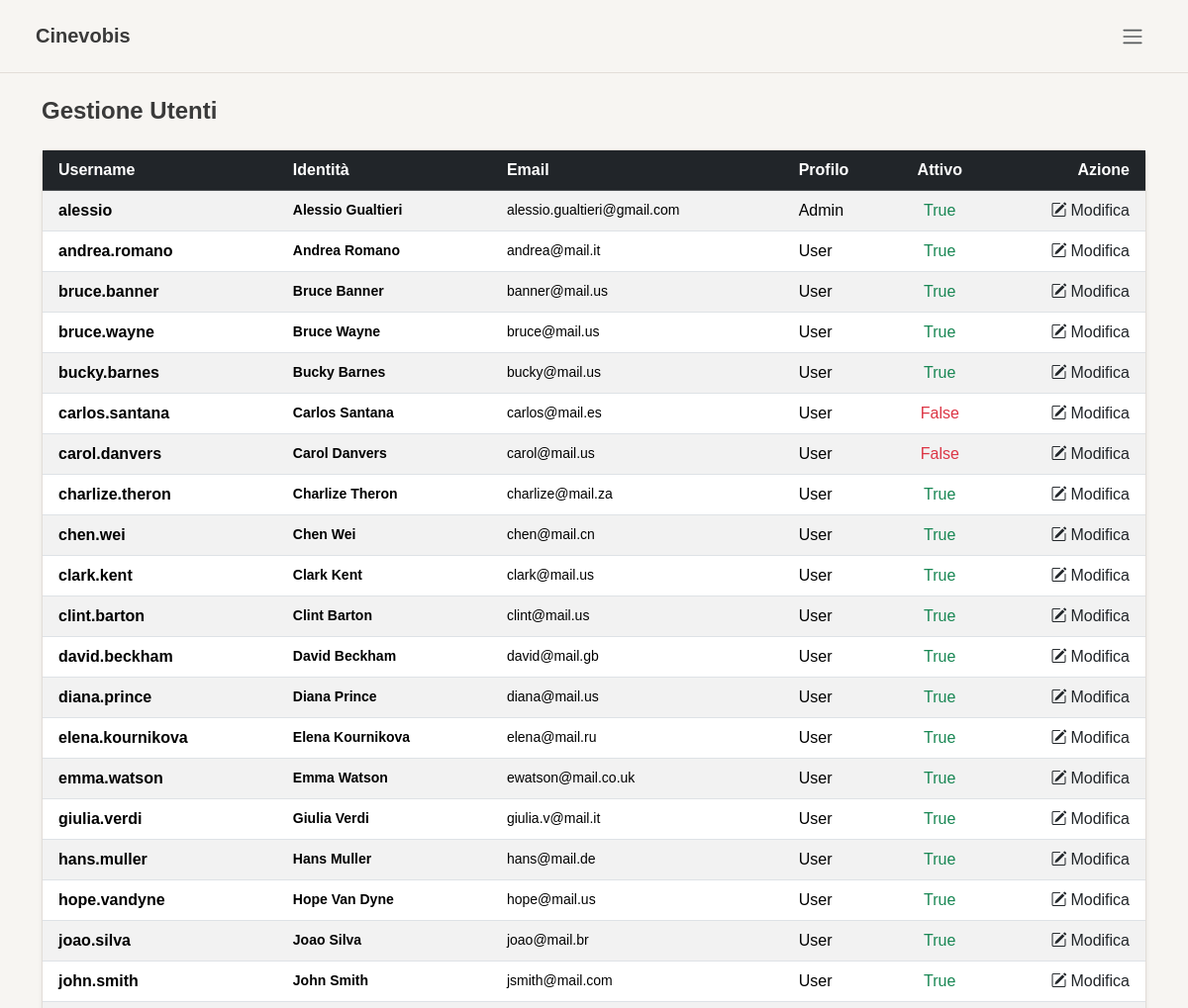
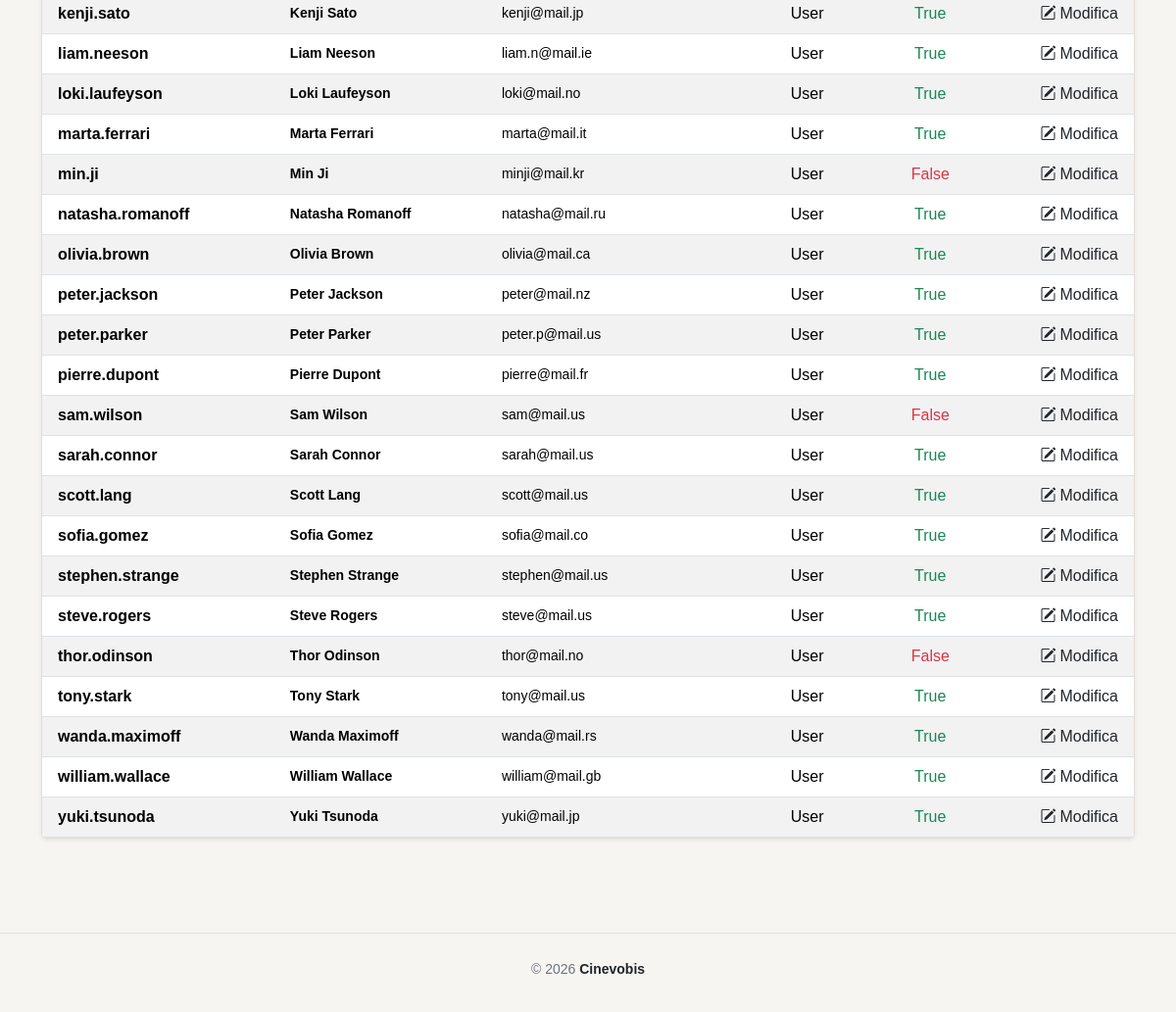
Screenshot of /pages/admin/users.php (signed in) with the database file from the repository (2 pictures, top to bottom).
### tables this page shows
CREATE TABLE `utenti` (
  `id_utente` int(11) NOT NULL AUTO_INCREMENT,
  `username` varchar(100) NOT NULL,
  `password` varchar(255) NOT NULL,
  `email` varchar(100) NOT NULL,
  `nome` varchar(100) NOT NULL,
  `cognome` varchar(100) NOT NULL,
  `id_profilo` int(11) DEFAULT NULL,
  `attivo` tinyint(1) DEFAULT 1,
  `data_registrazione` datetime DEFAULT NULL,
  PRIMARY KEY (`id_utente`),
  UNIQUE KEY `username` (`username`),
  UNIQUE KEY `email` (`email`),
  KEY `id_profilo` (`id_profilo`),
  CONSTRAINT `utenti_ibfk_1` FOREIGN KEY (`id_profilo`) REFERENCES `profili` (`id_profilo`) ON UPDATE CASCADE
);

CREATE TABLE `profili` (
  `id_profilo` int(11) NOT NULL AUTO_INCREMENT,
  `nome_profilo` varchar(100) NOT NULL,
  PRIMARY KEY (`id_profilo`)
);

### includes/user_obj.php (called while the page is built, shortened)
<?php
class userObj {
    private PDO $db;
    public function __construct(PDO $db, string $username, ?string $password = null, ?string $nome = null, ?string $cognome = null,
                            ?string $email = null, ?int $attivo = null, ?int $id_profilo = null) {
        $this->db           = $db;
    }
    public function readAll() {
        $sql = "SELECT u.id_utente, u.username, u.nome, u.cognome, u.email,
                       u.attivo, p.nome_profilo
                FROM utenti u
                LEFT JOIN profili p ON p.id_profilo = u.id_profilo
                ORDER BY u.username";
        $stmt = $this->db->prepare($sql);
        $stmt->execute();
        return $stmt->fetchAll();
    }
}

### pages/admin/users.php (the view, shortened to what this page needs)
<?php
require_once(__DIR__ . '/../../config/connection.php');
require_once(__DIR__ . '/../../includes/user_obj.php');
$username   = $_SESSION['username'] ?? '';
$user = new userObj($conn, $username);
$utenti = $user->readAll();
?>
<!DOCTYPE html>
<html lang="it">
<head>
    <link rel="stylesheet" href="/node_modules/bootstrap/dist/css/bootstrap.min.css">
    <link rel="stylesheet" href="/node_modules/bootstrap-icons/font/bootstrap-icons.css">
    <link rel="stylesheet" href="/assets/css/style.css">
</head>
<body class="d-flex flex-column min-vh-100">
    <?php require_once(__DIR__ . '/../../includes/header.php'); ?>
    <div class="container mt-4 mb-5 pb-5 flex-grow-1">
        <h1 class="fs-4 fw-bold mb-4">Gestione Utenti</h1>
        <div class="card shadow-sm border-0">
            <div class="table-responsive">
                <table class="table table-striped table-hover align-middle mb-0">
                    <thead class="table-dark">
                        <tr>
                            <th class="ps-3">Username</th>
                            <th>Identità</th>
                            <th>Email</th>
                            <th>Profilo</th>
                            <th class="text-center">Attivo</th>
                            <th class="text-end pe-3">Azione</th>
                        </tr>
                    </thead>
                    <tbody>
                        <?php foreach ($utenti as $utente): ?>
                            <tr>
                                <td class="ps-3 fw-bold"><?= htmlspecialchars($utente['username']) ?></td>
                                <td>
                                    <div class="small fw-semibold"><?= htmlspecialchars($utente['nome'] ?? '') ?> <?= htmlspecialchars($utente['cognome'] ?? '') ?></div>
                                </td>
                                <td class="small"><?= htmlspecialchars($utente['email'] ?? '') ?></td>
                                <td><span><?= htmlspecialchars($utente['nome_profilo'] ?? '') ?></span></td>
                                <td class="text-center">
                                    <?php if ($utente['attivo']): ?>
                                        <span class="text-success" title="Attivo">True</span>
                                    <?php else: ?>
                                        <span class="text-danger" title="Inattivo">False</span>
                                    <?php endif; ?>
                                </td>
                                <td class="text-end pe-3">
                                    <form method="GET" action="edit_user.php">
                                        <a href="edit_user.php?username=<?= htmlspecialchars($utente['username']) ?>"
                                            class="text-dark text-decoration-none d-inline-flex align-items-center">
                                            <i class="bi bi-pencil-square me-1"></i>
                                            Modifica
                                        </a>
                                    </form>
                                </td>
                            </tr>
                        <?php endforeach; ?>
                    </tbody>
                </table>
            </div>
        </div>
    </div> <?php require_once(__DIR__ . '/../../includes/footer.php'); ?>
</body>
</html>

### assets/css/style.css (style rules this page uses)
:root { --accent: #A8C5DA; --accent-hover: #8EB5CC; --accent-dark: #5A8FA8; --bg: #F7F5F2; --bg-surface: #FFFFFF; --bg-muted: #EEE9E3; --border: #E2DDD8; --text: #3A3A3A; --text-muted: #8A8480; }
body { background-color: var(--bg); color: var(--text); font-family: 'DM Sans', sans-serif; -webkit-font-smoothing: antialiased; -moz-osx-font-smoothing: grayscale; }
.card, .search-result-card { background-color: var(--bg-surface) !important; border: 1px solid var(--border) !important; }

### rows the page displays
utenti: username "alessio", nome "Alessio", cognome "Gualtieri", email "alessio.gualtieri@gmail.com", id_profilo.nome_profilo "Admin", attivo "True"
utenti: username "andrea.romano", nome "Andrea", cognome "Romano", email "andrea@mail.it", id_profilo.nome_profilo "User", attivo "True"
utenti: username "bruce.banner", nome "Bruce", cognome "Banner", email "banner@mail.us", id_profilo.nome_profilo "User", attivo "True"
utenti: username "bruce.wayne", nome "Bruce", cognome "Wayne", email "bruce@mail.us", id_profilo.nome_profilo "User", attivo "True"
utenti: username "bucky.barnes", nome "Bucky", cognome "Barnes", email "bucky@mail.us", id_profilo.nome_profilo "User", attivo "True"
utenti: username "carlos.santana", nome "Carlos", cognome "Santana", email "carlos@mail.es", id_profilo.nome_profilo "User", attivo "False"
utenti: username "carol.danvers", nome "Carol", cognome "Danvers", email "carol@mail.us", id_profilo.nome_profilo "User", attivo "False"
utenti: username "charlize.theron", nome "Charlize", cognome "Theron", email "charlize@mail.za", id_profilo.nome_profilo "User", attivo "True"
utenti: username "chen.wei", nome "Chen", cognome "Wei", email "chen@mail.cn", id_profilo.nome_profilo "User", attivo "True"
utenti: username "clark.kent", nome "Clark", cognome "Kent", email "clark@mail.us", id_profilo.nome_profilo "User", attivo "True"
utenti: username "clint.barton", nome "Clint", cognome "Barton", email "clint@mail.us", id_profilo.nome_profilo "User", attivo "True"
utenti: username "david.beckham", nome "David", cognome "Beckham", email "david@mail.gb", id_profilo.nome_profilo "User", attivo "True"
utenti: username "diana.prince", nome "Diana", cognome "Prince", email "diana@mail.us", id_profilo.nome_profilo "User", attivo "True"
utenti: username "elena.kournikova", nome "Elena", cognome "Kournikova", email "elena@mail.ru", id_profilo.nome_profilo "User", attivo "True"
utenti: username "emma.watson", nome "Emma", cognome "Watson", email "ewatson@mail.co.uk", id_profilo.nome_profilo "User", attivo "True"
utenti: username "giulia.verdi", nome "Giulia", cognome "Verdi", email "giulia.v@mail.it", id_profilo.nome_profilo "User", attivo "True"
utenti: username "hans.muller", nome "Hans", cognome "Muller", email "hans@mail.de", id_profilo.nome_profilo "User", attivo "True"
utenti: username "hope.vandyne", nome "Hope", cognome "Van Dyne", email "hope@mail.us", id_profilo.nome_profilo "User", attivo "True"
utenti: username "joao.silva", nome "Joao", cognome "Silva", email "joao@mail.br", id_profilo.nome_profilo "User", attivo "True"
utenti: username "john.smith", nome "John", cognome "Smith", email "jsmith@mail.com", id_profilo.nome_profilo "User", attivo "True"
utenti: username "kenji.sato", nome "Kenji", cognome "Sato", email "kenji@mail.jp", id_profilo.nome_profilo "User", attivo "True"
utenti: username "liam.neeson", nome "Liam", cognome "Neeson", email "liam.n@mail.ie", id_profilo.nome_profilo "User", attivo "True"
utenti: username "loki.laufeyson", nome "Loki", cognome "Laufeyson", email "loki@mail.no", id_profilo.nome_profilo "User", attivo "True"
utenti: username "marta.ferrari", nome "Marta", cognome "Ferrari", email "marta@mail.it", id_profilo.nome_profilo "User", attivo "True"
utenti: username "min.ji", nome "Min", cognome "Ji", email "minji@mail.kr", id_profilo.nome_profilo "User", attivo "False"
utenti: username "natasha.romanoff", nome "Natasha", cognome "Romanoff", email "natasha@mail.ru", id_profilo.nome_profilo "User", attivo "True"
utenti: username "olivia.brown", nome "Olivia", cognome "Brown", email "olivia@mail.ca", id_profilo.nome_profilo "User", attivo "True"
utenti: username "peter.jackson", nome "Peter", cognome "Jackson", email "peter@mail.nz", id_profilo.nome_profilo "User", attivo "True"
utenti: username "peter.parker", nome "Peter", cognome "Parker", email "peter.p@mail.us", id_profilo.nome_profilo "User", attivo "True"
utenti: username "pierre.dupont", nome "Pierre", cognome "Dupont", email "pierre@mail.fr", id_profilo.nome_profilo "User", attivo "True"
utenti: username "sam.wilson", nome "Sam", cognome "Wilson", email "sam@mail.us", id_profilo.nome_profilo "User", attivo "False"
utenti: username "sarah.connor", nome "Sarah", cognome "Connor", email "sarah@mail.us", id_profilo.nome_profilo "User", attivo "True"
utenti: username "scott.lang", nome "Scott", cognome "Lang", email "scott@mail.us", id_profilo.nome_profilo "User", attivo "True"
utenti: username "sofia.gomez", nome "Sofia", cognome "Gomez", email "sofia@mail.co", id_profilo.nome_profilo "User", attivo "True"
utenti: username "stephen.strange", nome "Stephen", cognome "Strange", email "stephen@mail.us", id_profilo.nome_profilo "User", attivo "True"
utenti: username "steve.rogers", nome "Steve", cognome "Rogers", email "steve@mail.us", id_profilo.nome_profilo "User", attivo "True"
utenti: username "thor.odinson", nome "Thor", cognome "Odinson", email "thor@mail.no", id_profilo.nome_profilo "User", attivo "False"
utenti: username "tony.stark", nome "Tony", cognome "Stark", email "tony@mail.us", id_profilo.nome_profilo "User", attivo "True"
utenti: username "wanda.maximoff", nome "Wanda", cognome "Maximoff", email "wanda@mail.rs", id_profilo.nome_profilo "User", attivo "True"
utenti: username "william.wallace", nome "William", cognome "Wallace", email "william@mail.gb", id_profilo.nome_profilo "User", attivo "True"
utenti: username "yuki.tsunoda", nome "Yuki", cognome "Tsunoda", email "yuki@mail.jp", id_profilo.nome_profilo "User", attivo "True"
